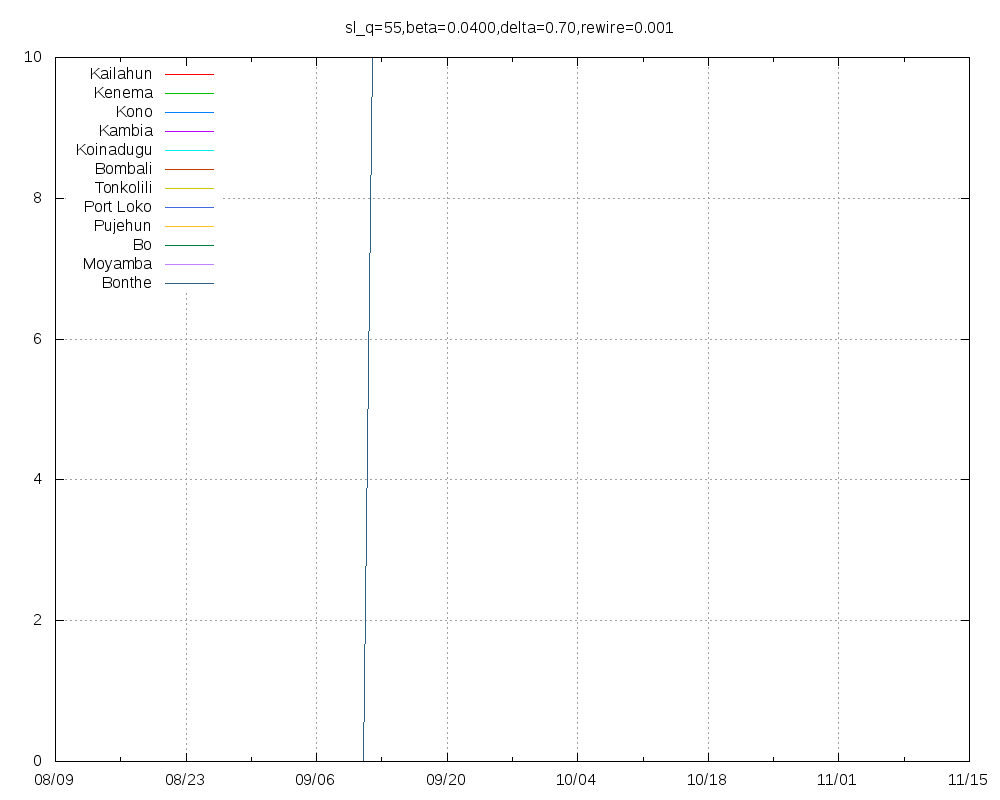

Generate this figure with gnuplot:
set title "sl_q=55,beta=0.0400,delta=0.70,rewire=0.001"
set key top left
set grid
set xdata time
set timefmt "%Y-%m-%d"
set terminal png size 1000,800
set output "sl_q=55,beta=0.0400,delta=0.70,rewire=0.001.png"
plot "Kailahun.tab" using 1:2 title "Kailahun" with lines,"Kenema.tab" using 1:2 title "Kenema" with lines,"Kono.tab" using 1:2 title "Kono" with lines,"Kambia.tab" using 1:2 title "Kambia" with lines,"Koinadugu.tab" using 1:2 title "Koinadugu" with lines,"Bombali.tab" using 1:2 title "Bombali" with lines,"Tonkolili.tab" using 1:2 title "Tonkolili" with lines,"Port_Loko.tab" using 1:2 title "Port Loko" with lines,"Pujehun.tab" using 1:2 title "Pujehun" with lines,"Bo.tab" using 1:2 title "Bo" with lines,"Moyamba.tab" using 1:2 title "Moyamba" with lines,"Bonthe.tab" using 1:2 title "Bonthe" with lines
